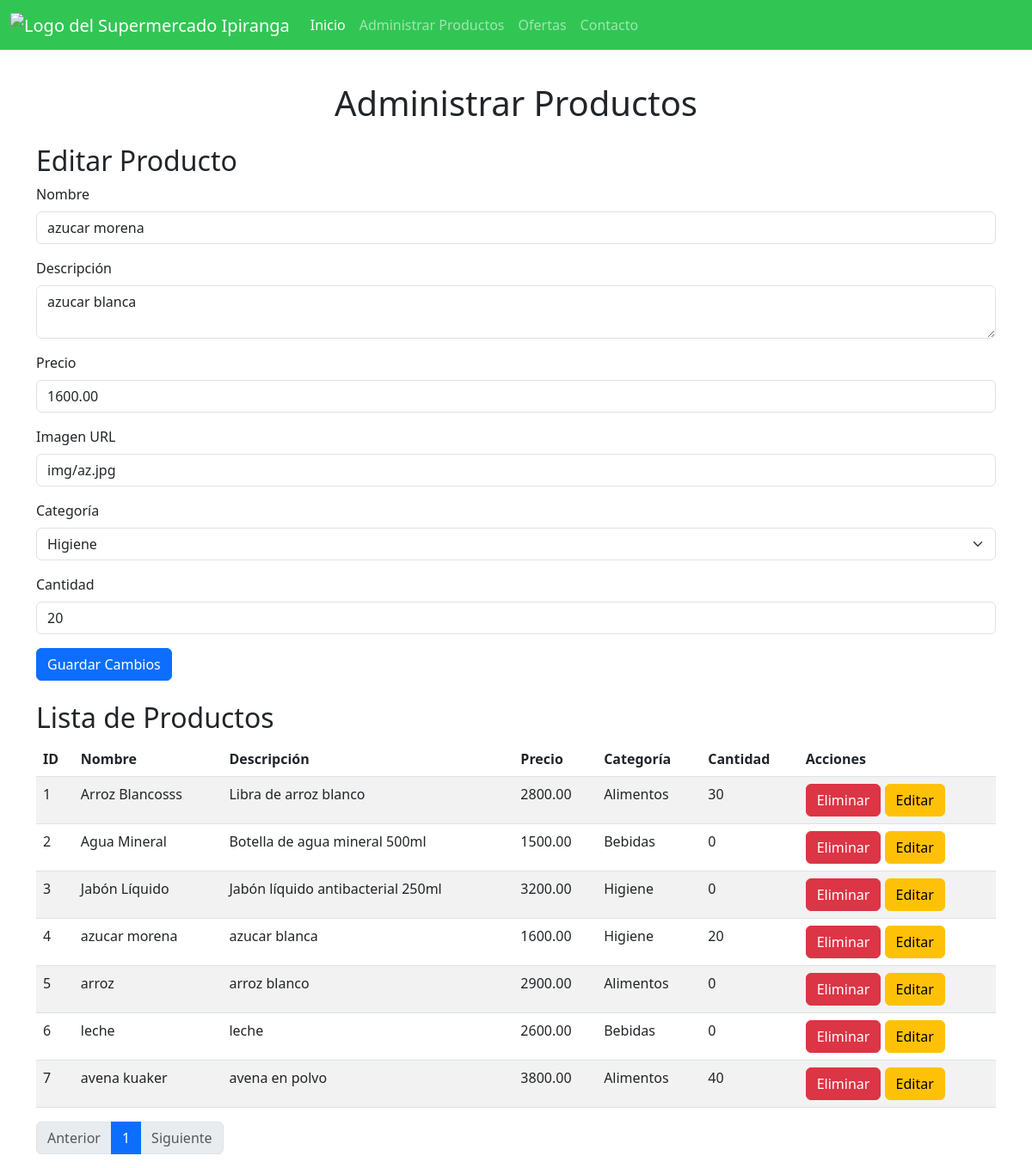
The page /administrar.php?producto_id=4 on the database its author committed.
### tables this page shows
CREATE TABLE `productos` (
  `id` int(11) NOT NULL,
  `nombre` varchar(150) NOT NULL,
  `descripcion` text DEFAULT NULL,
  `precio` decimal(10,2) NOT NULL,
  `imagen` varchar(255) DEFAULT NULL,
  `categoria_id` int(11) DEFAULT NULL,
  `cantidad` int(11) DEFAULT 0
);

CREATE TABLE `categorias` (
  `id` int(11) NOT NULL,
  `nombre` varchar(100) NOT NULL
);

### administrar.php (the view, shortened to what this page needs)
<?php
$servername = "localhost";
$username = "root";
$password = "";
$dbname = "jenny";
$conn = new mysqli($servername, $username, $password, $dbname);
function paginacion($pagina_actual, $total_paginas, $url) {
    $paginacion = "<nav><ul class='pagination'>";
    $paginacion .= "<li class='page-item" . ($pagina_actual == 1 ? " disabled" : "") . "'><a class='page-link' href='" . $url . "?pagina=" . ($pagina_actual - 1) . "'>Anterior</a></li>";
    for ($i = 1; $i <= $total_paginas; $i++) {
        $paginacion .= "<li class='page-item" . ($i == $pagina_actual ? " active" : "") . "'><a class='page-link' href='" . $url . "?pagina=" . $i . "'>" . $i . "</a></li>";
    }
    $paginacion .= "<li class='page-item" . ($pagina_actual == $total_paginas ? " disabled" : "") . "'><a class='page-link' href='" . $url . "?pagina=" . ($pagina_actual + 1) . "'>Siguiente</a></li>";
    $paginacion .= "</ul></nav>";
    return $paginacion;
}
$pagina = isset($_GET['pagina']) ? (int)$_GET['pagina'] : 1;
$resultados_por_pagina = 10;
$query_categorias = "SELECT * FROM categorias";
$result_categorias = $conn->query($query_categorias);
$total_productos = $conn->query("SELECT COUNT(*) FROM productos")->fetch_row()[0];
$total_paginas = ceil($total_productos / $resultados_por_pagina);
$offset = ($pagina - 1) * $resultados_por_pagina;
$paginacion = paginacion($pagina, $total_paginas, 'administrar.php');
$query_productos = "SELECT p.*, c.nombre AS categoria FROM productos p LEFT JOIN categorias c ON p.categoria_id = c.id LIMIT ?, ?";
$stmt_productos = $conn->prepare($query_productos);
$stmt_productos->bind_param("ii", $offset, $resultados_por_pagina);
$stmt_productos->execute();
$result_productos = $stmt_productos->get_result();
if (isset($_GET['producto_id'])) {
    $producto_id = $_GET['producto_id'];
    $query_producto = "SELECT * FROM productos WHERE id = ?";
    $stmt_producto = $conn->prepare($query_producto);
    $stmt_producto->bind_param("i", $producto_id);
    $stmt_producto->execute();
    $producto = $stmt_producto->get_result()->fetch_assoc();
}
?>
<!DOCTYPE html>
<html lang="es">
<head>
    <link href="https://cdn.jsdelivr.net/npm/bootstrap@5.3.0/dist/css/bootstrap.min.css" rel="stylesheet">
    <link href="https://cdnjs.cloudflare.com/ajax/libs/font-awesome/6.0.0/css/all.min.css" rel="stylesheet">
    <link href="style.css" rel="stylesheet">
</head>
<body>
<header>
    <nav class="navbar navbar-expand-md navbar-dark fixed-top" style="background-color: #31c654;">
        <div class="container-fluid">
            <a class="navbar-brand" href="#">
                <img src="img/ipiranga_natal.png" alt="Logo del Supermercado Ipiranga" height="50">
            </a>
            <div class="collapse navbar-collapse" id="navbarCollapse">
                <ul class="navbar-nav me-auto mb-2 mb-md-0">
                    <li class="nav-item">
                        <a class="nav-link active" href="admin.php">Inicio</a>
                    </li>
                    <li class="nav-item">
                        <a class="nav-link" href="administrar.php">Administrar Productos</a>
                    </li>
                    <li class="nav-item">
                        <a class="nav-link" href="ofertas.php">Ofertas</a>
                    </li>
                    <li class="nav-item">
                        <a class="nav-link" href="contacto.php">Contacto</a>
                    </li>
                </ul>
            </div>
        </div>
    </nav>
</header>
<main class="container mt-5 pt-5">
    <h1 class="text-center mb-4">Administrar Productos</h1>
    <div class="mb-4">
        <h2>Editar Producto</h2>
        <form action="administrar.php" method="POST">
            <div class="mb-3">
                <label for="nombre" class="form-label">Nombre</label>
                <input type="text" class="form-control" name="nombre" value="<?php echo isset($producto['nombre']) ? $producto['nombre'] : ''; ?>" required>
            </div>
            <div class="mb-3">
                <label for="descripcion" class="form-label">Descripción</label>
                <textarea class="form-control" name="descripcion" required><?php echo isset($producto['descripcion']) ? $producto['descripcion'] : ''; ?></textarea>
            </div>
            <div class="mb-3">
                <label for="precio" class="form-label">Precio</label>
                <input type="number" class="form-control" name="precio" step="0.01" value="<?php echo isset($producto['precio']) ? $producto['precio'] : ''; ?>" required>
            </div>
            <div class="mb-3">
                <label for="imagen" class="form-label">Imagen URL</label>
                <input type="text" class="form-control" name="imagen" value="<?php echo isset($producto['imagen']) ? $producto['imagen'] : ''; ?>">
            </div>
            <div class="mb-3">
                <label for="categoria_id" class="form-label">Categoría</label>
                <select class="form-select" name="categoria_id" required>
                    <?php while ($categoria = $result_categorias->fetch_assoc()): ?>
                        <option value="<?php echo $categoria['id']; ?>" <?php echo (isset($producto['categoria_id']) && $producto['categoria_id'] == $categoria['id']) ? 'selected' : ''; ?>>
                            <?php echo $categoria['nombre']; ?>
                        </option>
                    <?php endwhile; ?>
                </select>
            </div>
            <div class="mb-3">
                <label for="cantidad" class="form-label">Cantidad</label>
                <input type="number" class="form-control" name="cantidad" value="<?php echo isset($producto['cantidad']) ? $producto['cantidad'] : ''; ?>" required>
            </div>
            <button type="submit" name="editar_producto" class="btn btn-primary">Guardar Cambios</button>
        </form>
    </div>
    <h2>Lista de Productos</h2>
    <table class="table table-striped">
        <thead>
            <tr>
                <th>ID</th>
                <th>Nombre</th>
                <th>Descripción</th>
                <th>Precio</th>
                <th>Categoría</th>
                <th>Cantidad</th>
                <th>Acciones</th>
            </tr>
        </thead>
        <tbody>
            <?php while ($producto = $result_productos->fetch_assoc()): ?>
                <tr>
                    <td><?php echo $producto['id']; ?></td>
                    <td><?php echo $producto['nombre']; ?></td>
                    <td><?php echo $producto['descripcion']; ?></td>
                    <td><?php echo $producto['precio']; ?></td>
                    <td><?php echo $producto['categoria']; ?></td>
                    <td><?php echo $producto['cantidad']; ?></td>
                    <td>
                        <form method="POST" class="d-inline">
                            <button type="submit" name="eliminar_producto" class="btn btn-danger" onclick="return confirm('¿Está seguro de eliminar este producto?');">Eliminar</button>
                        </form>
                        <a href="administrar.php?producto_id=<?php echo $producto['id']; ?>" class="btn btn-warning">Editar</a>
                    </td>
                </tr>
            <?php endwhile; ?>
        </tbody>
    </table>
    <div class="text-center">
        <?php echo $paginacion; ?>
    </div>
</main>
</body>
</html>

### rows shown on the page
productos: nombre "azucar morena", descripcion "azucar blanca", precio "1600.00", imagen "img/az.jpg", categoria_id "Higiene", cantidad "20", id "4", categoria.nombre "Higiene"
productos: id "1", nombre "Arroz Blancosss", descripcion "Libra de arroz blanco", precio "2800.00", categoria.nombre "Alimentos", cantidad "30"
productos: id "2", nombre "Agua Mineral", descripcion "Botella de agua mineral 500ml", precio "1500.00", categoria.nombre "Bebidas", cantidad "0"
productos: id "3", nombre "Jabón Líquido", descripcion "Jabón líquido antibacterial 250ml", precio "3200.00", categoria.nombre "Higiene", cantidad "0"
productos: id "5", nombre "arroz", descripcion "arroz blanco", precio "2900.00", categoria.nombre "Alimentos", cantidad "0"
productos: id "6", nombre "leche", descripcion "leche", precio "2600.00", categoria.nombre "Bebidas", cantidad "0"
productos: id "7", nombre "avena kuaker", descripcion "avena en polvo", precio "3800.00", categoria.nombre "Alimentos", cantidad "40"
